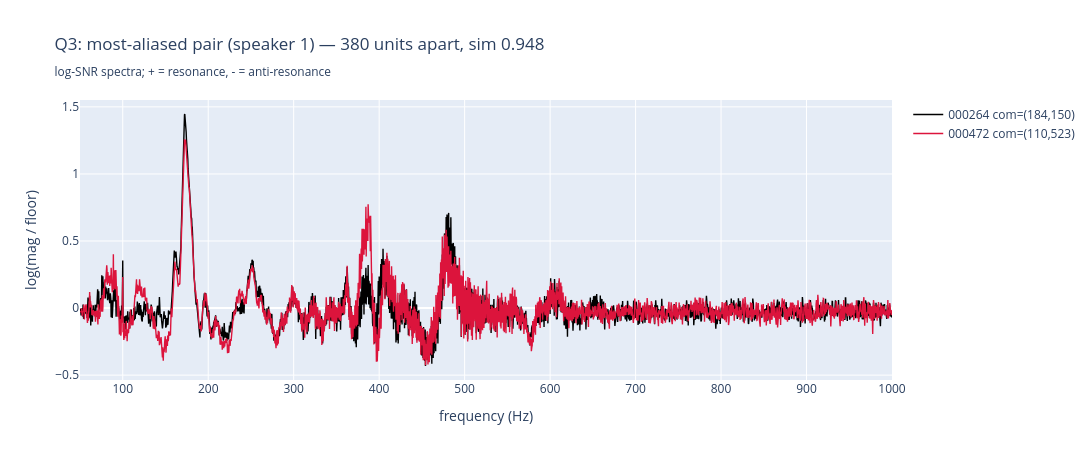

Notebook code cell kept with this figure:
### Code cell
# Look at the worst offender: do the two spectra actually overlap?
def plot_alias_pair(row, method=PRIMARY_METHOD):
    df_s, mag_s, coms_s = SPEAKER_DATA[row['speaker']]
    ids = list(df_s['sample_id'])
    a, b = ids.index(row['sample_a']), ids.index(row['sample_b'])
    W = _log_snr(mag_s)                      # plot whitened: shows modal structure clearly
    fig = go.Figure()
    for idx, color, lab in ((a, 'black', row['com_a']), (b, 'crimson', row['com_b'])):
        fig.add_trace(go.Scatter(x=freqs, y=W[idx], line=dict(width=1.4, color=color),
                                 name=f'{ids[idx]} com={lab}'))
    fig.update_layout(
        title=f'Q3: most-aliased pair (speaker {row["speaker"]}) — {row["dist"]:.0f} units apart, '
              f'sim {row["sim"]:.3f}<br><sub>log-SNR spectra; + = resonance, - = anti-resonance</sub>',
        xaxis_title='frequency (Hz)', yaxis_title='log(mag / floor)', height=460, width=1100)
    fig.show()

if len(alias):
    plot_alias_pair(alias.iloc[0])

### Figure 1 — Plotly figure (JSON) as saved in the notebook; plotly's stock layout.template omitted (floating-point values rounded to 4 significant figures; data arrays with more than 128 entries replaced by an {"elided": "..."} marker saying what was removed)
{"data": [{"line": {"color": "black", "width": 1.4}, "name": "000264 com=(184,150)", "type": "scatter", "x": {"elided": "2946 float values"}, "y": {"elided": "2946 float values"}}, {"line": {"color": "crimson", "width": 1.4}, "name": "000472 com=(110,523)", "type": "scatter", "x": {"elided": "2946 float values"}, "y": {"elided": "2946 float values"}}], "layout": {"height": 460, "title": {"text": "Q3: most-aliased pair (speaker 1) — 380 units apart, sim 0.948<br><sub>log-SNR spectra; + = resonance, - = anti-resonance</sub>"}, "width": 1100, "xaxis": {"title": {"text": "frequency (Hz)"}}, "yaxis": {"title": {"text": "log(mag / floor)"}}}}
